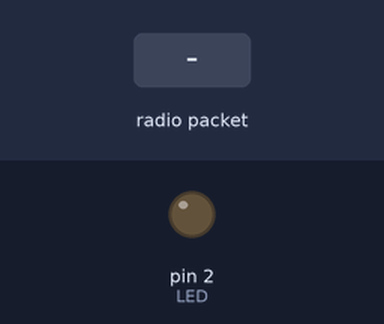
Bench run of a sketch on a simulated Arduino Uno, built with avr-gcc and run on an emulated ATmega328P. Shown: output pins drawn as LEDs (lit = HIGH). The inputs (shaded band) are chosen by the test bench. No radio packets arrive unless stated.

Above: at 1.2 s.
1.3 s: radio packet "1" arrives
At 1.9 s:
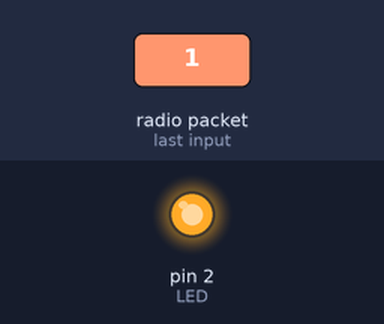
2.8 s: radio packet "0" arrives
At 3.1 s:
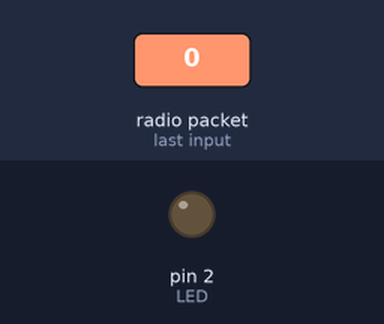
Timing chart, 0 to 5.8 s (numbered marks = the images above; inputs shaded):
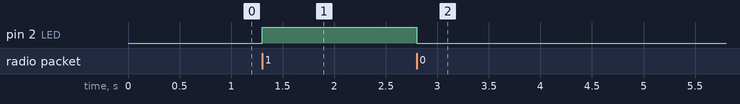

Measured:
- after the input at 1.3 s, pin 2 (LED): LOW → HIGH at once
- after the input at 2.8 s, pin 2 (LED): HIGH → LOW at once

The sketch:

Receiver.ino
```cpp
#include <VirtualWire.h>
int LED=2;
void setup(){
    vw_set_ptt_inverted(true);
    vw_set_rx_pin(11);
    vw_setup(4000);
    pinMode(LED, OUTPUT);
    vw_rx_start();
}
void loop(){
    uint8_t buf[VW_MAX_MESSAGE_LEN];
    uint8_t buflen = VW_MAX_MESSAGE_LEN;
    if (vw_get_message(buf, &buflen))
    {
      if(buf[0]=='1')digitalWrite(LED,HIGH);
      if(buf[0]=='0')digitalWrite(LED,LOW);
} }
```
